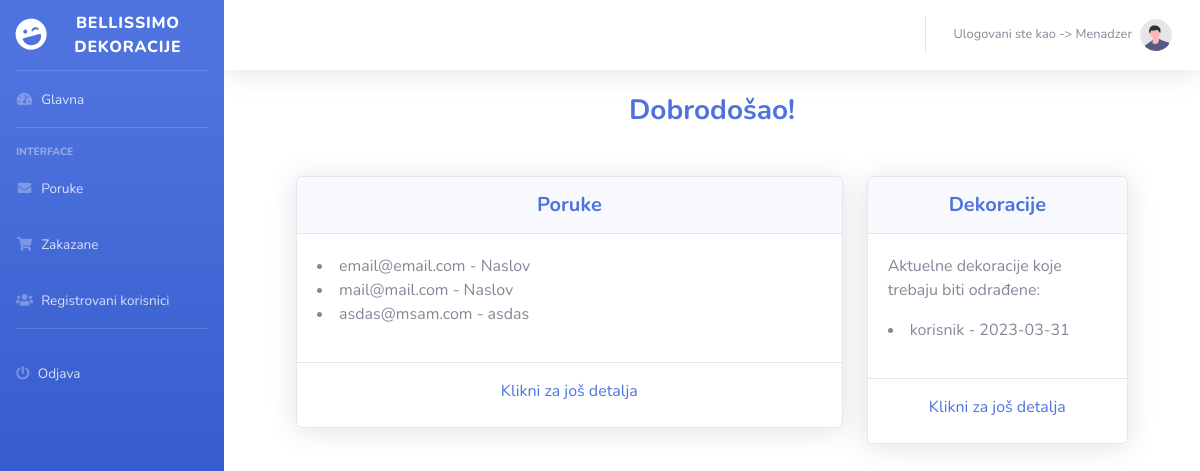
Screenshot of /login/menadzerPage/menadzer.php (signed in) with the database file from the repository.
### tables this page shows
CREATE TABLE `poruke` (
  `ime` varchar(30) NOT NULL,
  `email` varchar(30) NOT NULL,
  `tel` varchar(30) NOT NULL,
  `naslov` varchar(30) NOT NULL,
  `poruka` varchar(300) NOT NULL,
  `IdPoruke` int(11) NOT NULL
);

CREATE TABLE `dekoracija` (
  `imePrezime` varchar(255) NOT NULL,
  `broj` varchar(30) NOT NULL,
  `email` varchar(255) NOT NULL,
  `tip` varchar(255) NOT NULL,
  `paket` varchar(255) NOT NULL,
  `datum` varchar(30) NOT NULL,
  `zahtevi` varchar(255) NOT NULL,
  `ID_dek` int(32) NOT NULL
);

### login/menadzerPage/php/pocetna.php (the view, shortened to what this page needs)
<div class="header" style="width: 100%; text-align:center; justify-content: center;">
    <h3 class="m-0 font-weight-bold text-primary">Dobrodošao!</h3>
</div>
<div id="content" align="center" class="p-4 p-md-5 pt-5" style="margin-top: 0px; padding-top: 0px;">
  <div class="container-fluid">
    <div class="row">
      <div class="col-xl-8 col-lg-7">
        <div class="card shadow mb-4">
          <div class="card-header py-3">
            <h5 class="m-0 font-weight-bold text-primary">Poruke</h5>
          </div>
          <div class="card-body" style="text-align: left;">
            <?php
            $host = "localhost";
            $user = "root";
            $pass = "";
            $baza = "bazadekoracija";
            $mysqli = new mysqli($host, $user, $pass, $baza);
            $upit = "SELECT * FROM poruke";
            $rezultat = $mysqli->query($upit);
            if ($rezultat) {
              if ($rezultat->num_rows > 0) {
                while($red = $rezultat->fetch_array()) {
                  echo "<li>".$red[1]." - ". $red[3]."</li>";
                }
              }
              else {
                echo "Nijedna dekoracija nije vracena!";
              }
            } else {
              echo "Greska u upitu: $upit. ".$mysqli->error;
            }
            ?>
          </div>
          <hr>
          <a href="pitanja.php">Klikni za još detalja</a><br>
        </div>
      </div>
      <div class="col-xl-4 col-lg-5">
        <div class="card shadow mb-4">
          <div class="card-header py-3">
            <h5 class="m-0 font-weight-bold text-primary">Dekoracije</h5>
          </div>
          <div class="card-body" style="text-align: left;">
            <p>Aktuelne dekoracije koje trebaju biti odrađene:</p>
            <?php
            $host = "localhost";
            $user = "root";
            $pass = "";
            $baza = "bazadekoracija";
            $mysqli = new mysqli($host, $user, $pass, $baza);
            $upit = "SELECT * FROM dekoracija";
            $rezultat = $mysqli->query($upit);
            if ($rezultat) {
              if ($rezultat->num_rows > 0) {
                while($red = $rezultat->fetch_array()) {
                  echo "<li>".$red[0]." - ". $red[5]."</li>";
                }
              }
              else {
                echo "Nijedna dekoracija nije vracena!";
              }
            } else {
              echo "Greska u upitu: $upit. ".$mysqli->error;
            }
            ?>
          </div>
          <hr>
          <a href="zakazane.php">Klikni za još detalja</a><br>
        </div>
      </div>
    </div>
  </div>
</div>

### rows the page displays
poruke: email "email@email.com", naslov "Naslov"
poruke: email "mail@mail.com", naslov "Naslov"
poruke: email "asdas@msam.com", naslov "asdas"
dekoracija: imePrezime "korisnik", datum "2023-03-31"
